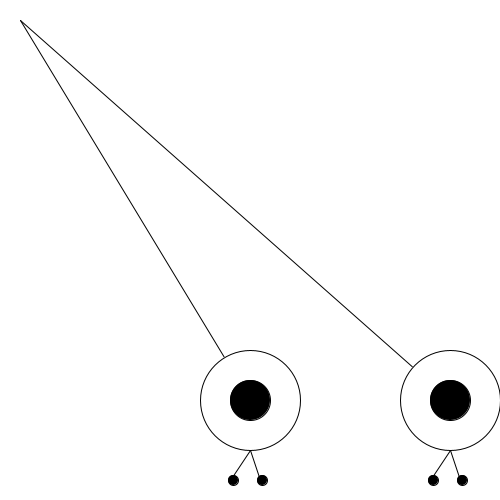
Frame 1 (no input)
Frame 60 (the mouse pressed at the canvas centre just before this capture): identical to frame 1, image omitted
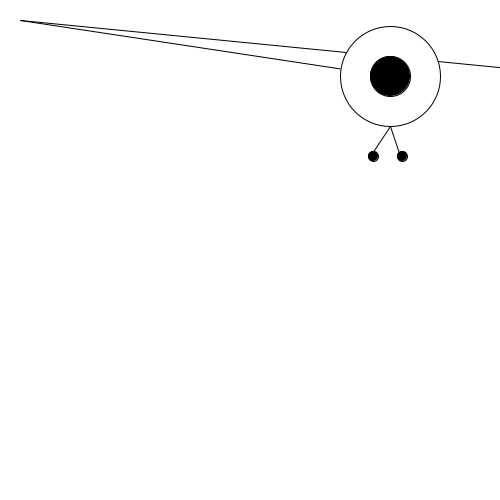
Frame 120 (the mouse held since frame 60 and released just before this capture)

The Processing sketch that drew these frames (run headless with seeded random() and noise(); from frame 60 on, the mouse is pressed at the canvas centre):

// Processing sketch: processing_162444
// ── processing_162444.pde

int x=250;
int y=400;
int my=12;
int mx=20;
void setup() {
  size(500, 500);
  frameRate(55);
}
void draw() {
  background(255);
  line(x,y,20,20);
  line(x+200,y,20,20);
  drawEyeBall(x, y);
  drawEyeBall(x+200,y);
  if (mousePressed==true) {
    x+=mx;
    y+=my;
    if (y>height||y<0) {
      my*=-1;
    }
    if (x>width||x<0) {
     mx*=-1;
    x=width/2;
     x=height/2;
   }
  }
}
void drawEyeBall(int x, int y) {

  fill(255);
  ellipse(x, y, 100, 100);
  line(x, y+50, x-20, y+80);
  line(x, y+50, x+10, y+80);
  fill(0);
  ellipse(x-17, y+80, 10, 10);
  fill(0);
  ellipse(x+12, y+80, 10, 10);

  fill(0);
  ellipse(x, y, 40, 40);
}
